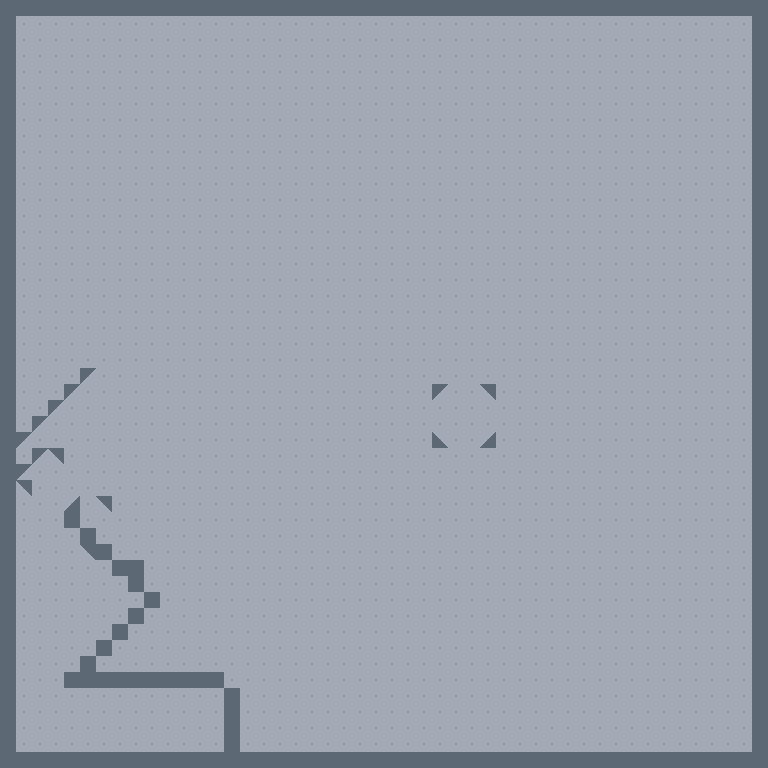

A level layout from a 2D game, rendered from its tile map. Below: a short description, then the map file with tile-grid data replaced by summaries:
An orthogonal 48x48 tile map with 16x16 px tiles, 2 tile layers (background layer, wall layer) and 3 objects (PlayerSpawn, Spawner).

<map version="1.10" tiledversion="1.11.0" orientation="orthogonal" renderorder="right-down" width="48" height="48" tilewidth="16" tileheight="16" infinite="0" nextlayerid="4" nextobjectid="8">
 <tileset firstgid="1" source="../tilesets/tileset16x.tsx" />
 <layer id="1" name="background layer" width="48" height="48">
  <data>[2304 cells, 2304 non-empty, 1 distinct tile ids]</data>
 </layer>
 <layer id="2" name="wall layer" width="48" height="48">
  <data>[2304 cells, 229 non-empty, 5 distinct tile ids]</data>
 </layer>
 <objectgroup id="3" name="object layer">
  <object id="1" template="../templates/SpawnerTrigger-rect.tx" x="432" y="384">
   <properties>
    <property name="spawner_id" type="object" value="5" />
   </properties>
  </object>
  <object id="2" template="../templates/PlayerSpawn.tx" type="PlayerSpawn" x="473" y="96" />
  <object id="5" type="Spawner" x="192" y="721">
   <properties>
    <property name="active" type="bool" value="false" />
    <property name="delay" type="float" value="1.5" />
    <property name="immediate" type="bool" value="true" />
    <property name="interval" type="float" value="0.3" />
    <property name="num_spawn" type="int" value="4" />
    <property name="repeats" type="bool" value="true" />
   </properties>
   <point />
  </object>
 </objectgroup>
</map>
